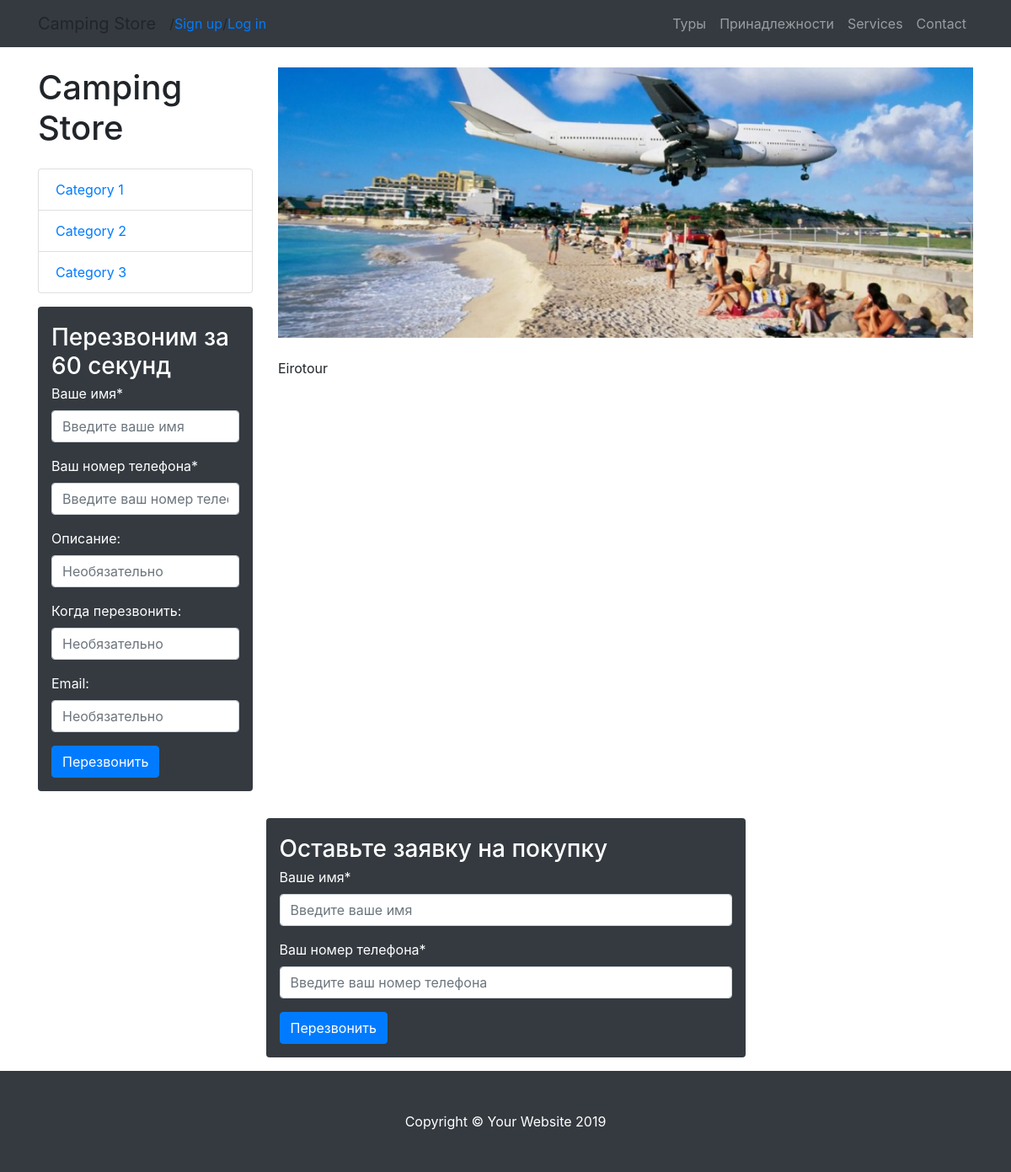
Page /tours/eurotour/ on the committed database.
### service/models.py (models this page shows, shortened)
class Category(models.Model):
    name = models.CharField('Название категории', max_length = 120)
    slug = models.SlugField('URL', max_length = 120)
    text = models.TextField('Текст категории')
    banner = models.ImageField('Баннер', upload_to = 'images/', blank = True, null = True)
    title = models.CharField('Title', max_length = 120)
    description = models.CharField('Description', max_length = 120)
    keywords = models.CharField('Keywords', max_length = 120)
    def get_absolute_url(self):
        return reverse('service_category', kwargs={'slug': self.slug})
    class Meta:
        verbose_name = 'Категория'
        verbose_name_plural = 'Категории'

class Model(models.Model):
    category = models.ForeignKey(Category, on_delete = models.SET_NULL, null = True,verbose_name = 'Выбор категории')
    name = models.CharField('Название услуги', max_length = 120)
    slug = models.SlugField('URL', max_length = 120, default = '', unique = True)
    text = models.TextField('Текст модели',default = '')
    price = models.CharField('Цена', max_length=120, blank=True, null=True)
    header = models.CharField('Заголовок', max_length = 120, blank = True, null = True)
    sub_header = models.CharField('Подзаголовок', max_length = 120, blank = True, null = True)
    images = models.ImageField('Картинка', upload_to = 'images/', blank = True, null = True)
    active = models.BooleanField('Опубликовать',default = True)
    title = models.CharField('Title', max_length = 200)
    description = models.TextField('Description')
    kyewords = models.CharField('Keywords', max_length = 250)
    sort = models.CharField('Порядок', default=0, unique=True, max_length = 250)
    banner = models.ImageField('Banner', upload_to='images/', blank=True, null=True)
    class Meta:
        verbose_name = 'Модель'
        verbose_name_plural = 'Модели'

### service/views.py (the view)
# urls.py: path('<slug:category>/<slug:slug>/', ServiceModelView.as_view(), name = 'service_model_view'),
class ServiceModelView(DetailView):
    model = Model
    context_object_name = 'service_model_view'
    template_name = 'service_model.html'
    def get_queryset(self):
        return Model.objects.filter(category__slug = self.kwargs.get('category'), slug = self.kwargs.get('slug'))

### service/templatetags/banner.py (called while the page is built)
@register.inclusion_tag('tags/banner.html')
def banner_tag(object):
    return {'banner' : object}

### service/templatetags/category.py (called while the page is built)
@register.inclusion_tag('tags/category.html')
def list_category():
    return{'categories': Category.objects.all()}

### service/templates/service_model.html (shortened to what this page needs)
{% extends 'base.html' %}
{% load banner %}
{% block header %}
{% banner_tag service_model_view %}
{% endblock header %}
{% block content %}
{{service_model_view.text}}
{% endblock content %}

### service/templates/tags/category.html
{% for category in categories %}
<li class="nav-item">
    <a class="nav-link" href="{{ category.get_absolute_url }}">{{ category.name }}</a>
  </li>
{% endfor %}

### service/templates/tags/banner.html (shortened to what this page needs)
<div id="carouselExampleIndicators" class="carousel slide my-4" data-ride="carousel">
        <div class="carousel-inner" role="listbox">
          <div class="carousel-item active">
        {% if banner.banner %}
            <img class="d-block img-fluid" src="{{ banner.banner.url }}" alt="First slide">
        {% else %}
            <img class="d-block img-fluid" src="https://img.kasa.cz/k-foto/ilustrace/1000/7/7/3/product_2580377.jpg" alt="Second slide">
        {% endif %}
          </div>
        </div>
      </div>

### service/static_in_dev/css/shop-homepage.css (style rules this page uses)
body { padding-top: 56px; }

### rows in the picture
Category: name "Туры"
Category: name "Принадлежности"
Model: banner (picture), text "Eirotour"
